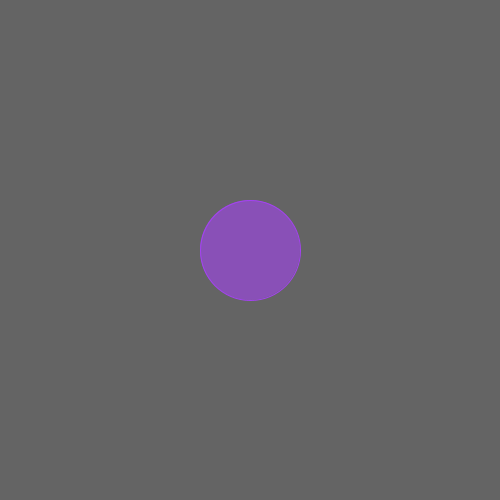
Frame 1 (no input)
Frame 60 (the mouse pressed at the canvas centre just before this capture): identical to frame 1, image omitted
Frame 120 (the mouse held since frame 60 and released just before this capture): identical to frame 1, image omitted

The Processing sketch that drew this single still picture (run headless with seeded random() and noise(); from frame 60 on, the mouse is pressed at the canvas centre):

// Processing sketch: inclass_buttons_buttonStates
// ── inclass_buttons_buttonStates.pde
// IMA NYU Shanghai
// Kinetic Interfaces
// MOQN
// Feb 7 2018

Button btn;

void setup() {
  size(500, 500);
  stroke(255, 0, 0);

  btn = new Button(width/2, height/2);
}


void draw() {
  background(100);

  btn.update();
  btn.display();
}
// ── Button.pde
class Button {
  float posX, posY;
  float size;
  float r, g, b; // color
  int state = 0;
  /** 
   state
   0: not pressed
   1: hover
   2: triggered
   3: on press
   4: released
   **/


  Button(float x, float y) {
    posX = x;
    posY = y;

    size = 100;

    r = random(255);
    g = random(255);
    b = random(255);
  }

  void update() {
    checkState();
  }
  void checkState() {
    //
  }
  void display() {
    pushStyle();

    switch (state) {
    case 0:
      stroke(r, g, b);
      fill(r, g, b, 150);
      ellipse(posX, posY, size, size);
      break;
    case 1: // hover
      stroke(r, g, b);
      fill(r, g, b, 150);
      ellipse(posX, posY, size, size);
      break;
    case 2: // triggered
      stroke(r, g, b);
      fill(r, g, b, 150);
      ellipse(posX, posY, size, size);
      break;
    case 3: // on press
      stroke(r, g, b);
      fill(r, g, b, 150);
      ellipse(posX, posY, size, size);
      break;
    case 4: // released
      stroke(r, g, b);
      fill(r, g, b, 150);
      ellipse(posX, posY, size, size);
      break;
    }

    popStyle();
  }
}
